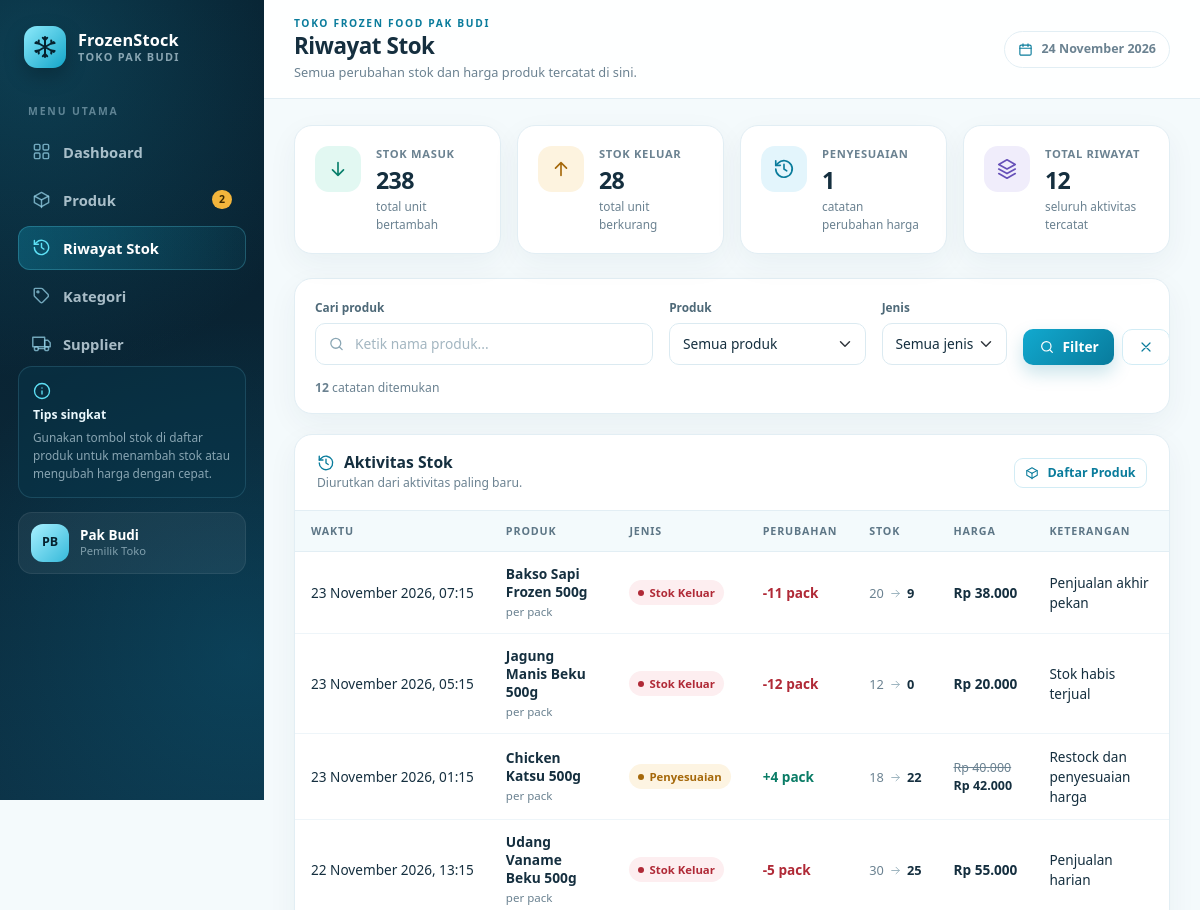
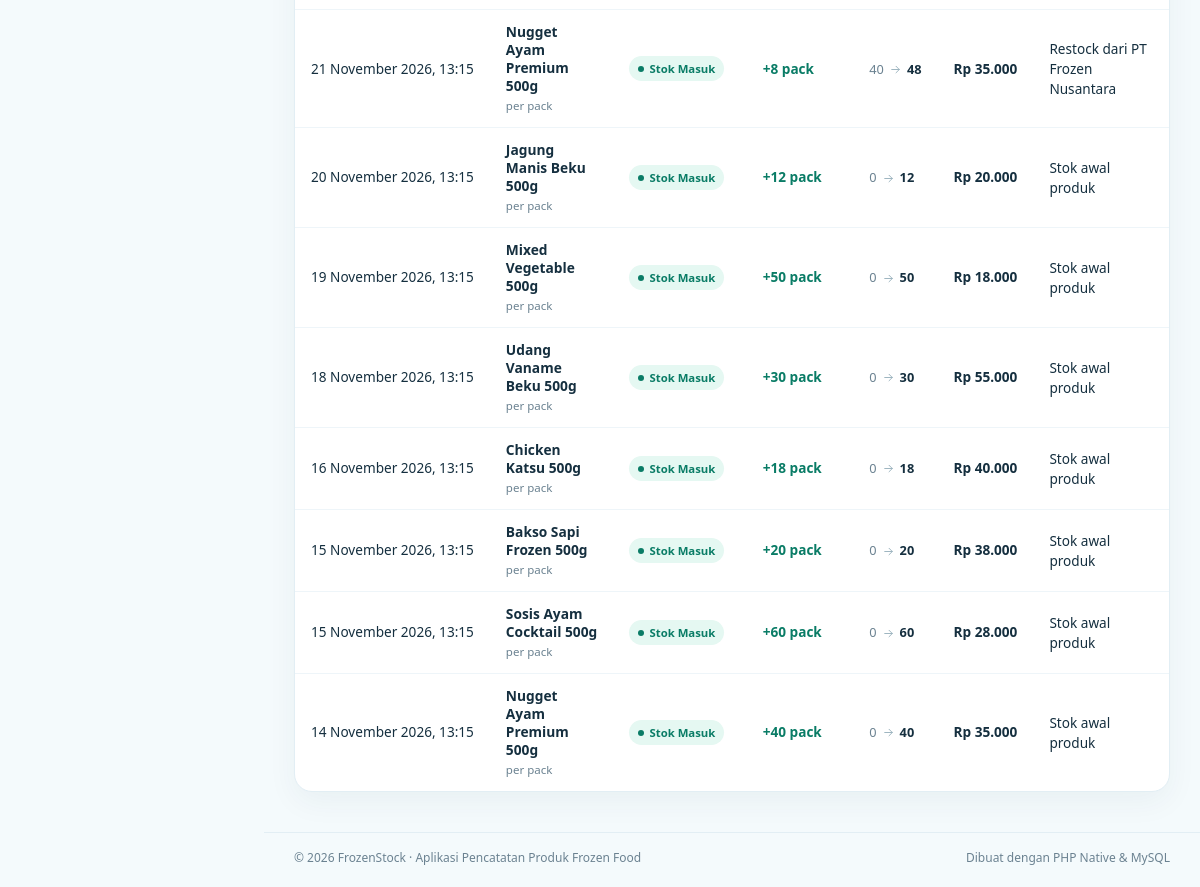
/riwayat.php, run on the app's committed database (2 pictures, top to bottom).
### tables this page shows
CREATE TABLE `riwayat_stok` (
  `id`           INT UNSIGNED NOT NULL AUTO_INCREMENT,
  `produk_id`    INT UNSIGNED NOT NULL,
  `tipe`         ENUM('masuk', 'keluar', 'penyesuaian') NOT NULL DEFAULT 'masuk',
  `jumlah`       INT UNSIGNED NOT NULL DEFAULT 0,
  `stok_sebelum` INT UNSIGNED NOT NULL DEFAULT 0,
  `stok_sesudah` INT UNSIGNED NOT NULL DEFAULT 0,
  `harga_lama`   DECIMAL(12, 2) NULL,
  `harga_baru`   DECIMAL(12, 2) NULL,
  `keterangan`   VARCHAR(150) NULL,
  `created_at`   TIMESTAMP NOT NULL DEFAULT CURRENT_TIMESTAMP,
  PRIMARY KEY (`id`),
  KEY `idx_riwayat_produk` (`produk_id`),
  KEY `idx_riwayat_tanggal` (`created_at`),
  CONSTRAINT `fk_riwayat_produk`
    FOREIGN KEY (`produk_id`) REFERENCES `produk` (`id`)
    ON UPDATE CASCADE
    ON DELETE CASCADE
);

CREATE TABLE `produk` (
  `id`           INT UNSIGNED NOT NULL AUTO_INCREMENT,
  `nama_produk`  VARCHAR(120) NOT NULL,
  `kategori_id`  INT UNSIGNED NOT NULL,
  `supplier_id`  INT UNSIGNED NOT NULL,
  `harga`        DECIMAL(12, 2) NOT NULL,
  `stok`         INT UNSIGNED NOT NULL DEFAULT 0,
  `satuan`       VARCHAR(20) NOT NULL DEFAULT 'pack',
  `created_at`   TIMESTAMP NOT NULL DEFAULT CURRENT_TIMESTAMP,
  `updated_at`   TIMESTAMP NOT NULL DEFAULT CURRENT_TIMESTAMP
                 ON UPDATE CURRENT_TIMESTAMP,
  PRIMARY KEY (`id`),
  UNIQUE KEY `uq_produk_nama` (`nama_produk`),
  KEY `idx_produk_kategori` (`kategori_id`),
  KEY `idx_produk_supplier` (`supplier_id`),
  CONSTRAINT `fk_produk_kategori`
    FOREIGN KEY (`kategori_id`) REFERENCES `kategori` (`id`)
    ON UPDATE CASCADE
    ON DELETE RESTRICT,
  CONSTRAINT `fk_produk_supplier`
    FOREIGN KEY (`supplier_id`) REFERENCES `supplier` (`id`)
    ON UPDATE CASCADE
    ON DELETE RESTRICT
);

### includes/functions.php (called while the page is built, shortened)
<?php
function e(mixed $nilai): string
{
    return htmlspecialchars((string) ($nilai ?? ''), ENT_QUOTES, 'UTF-8');
}
function rupiah(mixed $angka): string
{
    return 'Rp ' . number_format((float) $angka, 0, ',', '.');
}
function nama_bulan(int $bulan): string
{
    $daftar = [
        1 => 'Januari', 2 => 'Februari', 3 => 'Maret', 4 => 'April',
        5 => 'Mei', 6 => 'Juni', 7 => 'Juli', 8 => 'Agustus',
        9 => 'September', 10 => 'Oktober', 11 => 'November', 12 => 'Desember',
    ];
    return $daftar[$bulan] ?? '';
}
function tanggal_waktu_indonesia(?string $waktu): string
{
    $timestamp = strtotime($waktu);
    return date('j', $timestamp) . ' ' . nama_bulan((int) date('n', $timestamp))
        . ' ' . date('Y', $timestamp) . ', ' . date('H:i', $timestamp);
}
function format_selisih_stok(int $stokSebelum, int $stokSesudah): string
{
    $selisih = $stokSesudah - $stokSebelum;
    return $selisih > 0 ? '+' . $selisih : (string) $selisih;
}
function label_tipe_stok(string $tipe): string
{
    $label = [
        'masuk'       => 'Stok Masuk',
        'keluar'      => 'Stok Keluar',
        'penyesuaian' => 'Penyesuaian',
    ];
    return $label[$tipe] ?? 'Perubahan';
}

### riwayat.php (the view, shortened to what this page needs)
<?php
require_once __DIR__ . '/includes/functions.php';
require_once __DIR__ . '/config/koneksi.php';
$cari = isset($_GET['cari']) && is_string($_GET['cari']) ? trim($_GET['cari']) : '';
$produkId = filter_input(INPUT_GET, 'produk_id', FILTER_VALIDATE_INT);
$produkId = $produkId !== false && $produkId !== null ? (int) $produkId : 0;
$tipe = isset($_GET['tipe']) && is_string($_GET['tipe']) ? $_GET['tipe'] : '';
if (!in_array($tipe, ['masuk', 'keluar', 'penyesuaian'], true)) {
    $tipe = '';
}
$halaman = filter_input(INPUT_GET, 'halaman', FILTER_VALIDATE_INT);
$halaman = $halaman !== false && $halaman !== null ? max(1, (int) $halaman) : 1;
$perHalaman = 15;
$kondisi = [];
$parameter = [];
$where = $kondisi === [] ? '' : ' WHERE ' . implode(' AND ', $kondisi);
$stmtJumlah = $pdo->prepare(
    'SELECT COUNT(*)
       FROM riwayat_stok r
       JOIN produk p ON p.id = r.produk_id'
    . $where
);
$stmtJumlah->execute($parameter);
$totalData = (int) $stmtJumlah->fetchColumn();
$offset = ($halaman - 1) * $perHalaman;
$sqlData = 'SELECT r.id, r.produk_id, r.tipe, r.jumlah, r.stok_sebelum, r.stok_sesudah,
                   r.harga_lama, r.harga_baru, r.keterangan, r.created_at,
                   p.nama_produk, p.satuan
              FROM riwayat_stok r
              JOIN produk p ON p.id = r.produk_id'
    . $where
    . ' ORDER BY r.created_at DESC, r.id DESC'
    . ' LIMIT ' . $perHalaman . ' OFFSET ' . $offset;
$stmtData = $pdo->prepare($sqlData);
$stmtData->execute($parameter);
$daftarRiwayat = $stmtData->fetchAll();
$ringkasan = $pdo->query(
    "SELECT
        COALESCE(SUM(CASE WHEN tipe = 'masuk' THEN jumlah ELSE 0 END), 0) AS total_masuk,
        COALESCE(SUM(CASE WHEN tipe = 'keluar' THEN jumlah ELSE 0 END), 0) AS total_keluar,
        COALESCE(SUM(CASE WHEN tipe = 'penyesuaian' THEN 1 ELSE 0 END), 0) AS total_penyesuaian,
        COUNT(*) AS total_riwayat
       FROM riwayat_stok"
)->fetch();
$adaFilter = $cari !== '' || $produkId > 0 || $tipe !== '';
$statistik = [
    [
        'label' => 'Stok Masuk',
        'nilai' => number_format((int) ($ringkasan['total_masuk'] ?? 0), 0, ',', '.'),
        'sub'   => 'total unit bertambah',
        'icon'  => 'i-arrow-down',
        'warna' => 'teal',
    ],
    [
        'label' => 'Stok Keluar',
        'nilai' => number_format((int) ($ringkasan['total_keluar'] ?? 0), 0, ',', '.'),
        'sub'   => 'total unit berkurang',
        'icon'  => 'i-arrow-up',
        'warna' => 'amber',
    ],
    [
        'label' => 'Penyesuaian',
        'nilai' => number_format((int) ($ringkasan['total_penyesuaian'] ?? 0), 0, ',', '.'),
        'sub'   => 'catatan perubahan harga',
        'icon'  => 'i-history',
        'warna' => 'blue',
    ],
    [
        'label' => 'Total Riwayat',
        'nilai' => number_format((int) ($ringkasan['total_riwayat'] ?? 0), 0, ',', '.'),
        'sub'   => 'seluruh aktivitas tercatat',
        'icon'  => 'i-layers',
        'warna' => 'violet',
    ],
];
require __DIR__ . '/includes/header.php';
?>
<div class="row g-3 mb-4">
    <?php foreach ($statistik as $item): ?>
        <div class="col-12 col-sm-6 col-xl-3">
            <div class="stat-card">
                <span class="stat-icon <?= e($item['warna']) ?>">
                    <svg class="icon" aria-hidden="true"><use href="#<?= e($item['icon']) ?>"></use></svg>
                </span>
                <div>
                    <p class="stat-label"><?= e($item['label']) ?></p>
                    <p class="stat-value"><?= e($item['nilai']) ?></p>
                    <p class="stat-sub"><?= e($item['sub']) ?></p>
                </div>
            </div>
        </div>
    <?php endforeach; ?>
</div>
<section class="panel filter-panel">
    <div class="panel-body">
        <form method="get" action="riwayat.php">
            <div class="row g-3 align-items-end">
                <div class="col-12 col-lg-5">
                    <label for="cari" class="form-label">Cari produk</label>
                    <div class="search-field">
                        <input type="text" class="form-control" id="cari" name="cari"
                               value="<?= e($cari) ?>" placeholder="Ketik nama produk...">
                    </div>
                </div>
                <div class="col-12 col-md-5 col-lg-3">
                    <label for="produk_id" class="form-label">Produk</label>
                    <select class="form-select" id="produk_id" name="produk_id">
                        <option value="">Semua produk</option>
                    </select>
                </div>
                <div class="col-6 col-md-3 col-lg-2">
                    <label for="tipe" class="form-label">Jenis</label>
                    <select class="form-select" id="tipe" name="tipe">
                        <option value="">Semua jenis</option>
                    </select>
                </div>
                <div class="col-6 col-md-4 col-lg-2">
                    <div class="d-flex gap-2">
                        <button type="submit" class="btn btn-brand flex-grow-1">
                            <svg class="icon" aria-hidden="true"><use href="#i-search"></use></svg>
                            Filter
                        </button>
                        <a href="riwayat.php" class="btn btn-soft" title="Reset filter" aria-label="Reset filter">
                            <svg class="icon" aria-hidden="true"><use href="#i-x"></use></svg>
                        </a>
                    </div>
                </div>
            </div>
            <div class="filter-result">
                <span><strong><?= $totalData ?></strong> catatan ditemukan</span>
            </div>
        </form>
    </div>
</section>
<section class="panel">
    <div class="panel-header">
        <div>
            <h2 class="panel-title">
                <svg class="icon" aria-hidden="true"><use href="#i-history"></use></svg>
                Aktivitas Stok
            </h2>
            <p class="panel-subtitle">Diurutkan dari aktivitas paling baru.</p>
        </div>
        <a href="produk.php" class="btn btn-soft btn-sm ms-auto">
            <svg class="icon" aria-hidden="true"><use href="#i-package"></use></svg>
            Daftar Produk
        </a>
    </div>
    <?php if ($daftarRiwayat === []): ?>
        <div class="empty-state">
            <span class="empty-icon">
                <svg class="icon" aria-hidden="true"><use href="#i-history"></use></svg>
            </span>
            <h3><?= $adaFilter ? 'Riwayat tidak ditemukan' : 'Belum ada riwayat' ?></h3>
            <p>
                <?= $adaFilter
                    ? 'Coba ubah kata kunci, produk, atau jenis aktivitas yang dipilih.'
                    : 'Riwayat akan muncul otomatis saat stok ditambah, dikurangi, atau harga diubah.' ?>
            </p>
            <?php if ($adaFilter): ?>
                <a href="riwayat.php" class="btn btn-soft btn-sm">
                    <svg class="icon" aria-hidden="true"><use href="#i-x"></use></svg>
                    Reset Filter
                </a>
            <?php else: ?>
                <a href="produk.php" class="btn btn-brand btn-sm">
                    <svg class="icon" aria-hidden="true"><use href="#i-box-plus"></use></svg>
                    Kelola Stok Produk
                </a>
            <?php endif; ?>
        </div>
    <?php else: ?>
        <div class="table-responsive">
            <table class="table table-app align-middle">
                <thead>
                    <tr>
                        <th>Waktu</th>
                        <th>Produk</th>
                        <th>Jenis</th>
                        <th>Perubahan</th>
                        <th>Stok</th>
                        <th>Harga</th>
                        <th>Keterangan</th>
                    </tr>
                </thead>
                <tbody>
                    <?php foreach ($daftarRiwayat as $riwayat): ?>
                        <?php
                        $selisih = (int) $riwayat['stok_sesudah'] - (int) $riwayat['stok_sebelum'];
                        $kelasSelisih = $selisih > 0 ? 'plus' : ($selisih < 0 ? 'minus' : 'netral');
                        $hargaLama = $riwayat['harga_lama'] !== null ? (float) $riwayat['harga_lama'] : null;
                        $hargaBaru = $riwayat['harga_baru'] !== null ? (float) $riwayat['harga_baru'] : null;
                        $hargaBerubah = $hargaLama !== null && $hargaBaru !== null
                            && abs($hargaLama - $hargaBaru) > 0.001;
                        ?>
                        <tr>
                            <td class="riwayat-waktu">
                                <?= e(tanggal_waktu_indonesia($riwayat['created_at'])) ?>
                            </td>
                            <td>
                                <p class="produk-nama"><?= e($riwayat['nama_produk']) ?></p>
                                <p class="produk-satuan">per <?= e($riwayat['satuan']) ?></p>
                            </td>
                            <td>
                                <span class="riwayat-tipe <?= e($riwayat['tipe']) ?>">
                                    <?= e(label_tipe_stok($riwayat['tipe'])) ?>
                                </span>
                            </td>
                            <td>
                                <span class="selisih <?= e($kelasSelisih) ?>">
                                    <?= e(format_selisih_stok((int) $riwayat['stok_sebelum'], (int) $riwayat['stok_sesudah'])) ?>
                                    <?= e($riwayat['satuan']) ?>
                                </span>
                            </td>
                            <td>
                                <span class="stok-arrow">
                                    <?= (int) $riwayat['stok_sebelum'] ?>
                                    <svg class="icon icon-mini" aria-hidden="true"><use href="#i-arrow-right"></use></svg>
                                    <b><?= (int) $riwayat['stok_sesudah'] ?></b>
                                </span>
                            </td>
                            <td>
                                <?php if ($hargaBerubah): ?>
                                    <span class="harga-change">
                                        <s><?= e(rupiah($hargaLama)) ?></s>
                                        <b><?= e(rupiah($hargaBaru)) ?></b>
                                    </span>
                                <?php elseif ($hargaBaru !== null): ?>
                                    <span class="harga-text"><?= e(rupiah($hargaBaru)) ?></span>
                                <?php else: ?>
                                    <span class="text-muted">-</span>
                                <?php endif; ?>
                            </td>
                            <td class="riwayat-keterangan">
                                <?= $riwayat['keterangan'] !== null && $riwayat['keterangan'] !== ''
                                    ? e($riwayat['keterangan'])
                                    : '-' ?>
                            </td>
                        </tr>
                    <?php endforeach; ?>
                </tbody>
            </table>
        </div>
    <?php endif; ?>
</section>
<?php require __DIR__ . '/includes/footer.php'; ?>

### data on the page
riwayat_stok: created_at "23 November 2026, 07:15", produk.nama_produk "Bakso Sapi Frozen 500g", produk.satuan "pack", tipe "Stok Keluar", stok_sebelum+stok_sesudah "-11", stok_sebelum "20", stok_sesudah "9", harga_baru "Rp 38.000", keterangan "Penjualan akhir pekan"
riwayat_stok: created_at "23 November 2026, 05:15", produk.nama_produk "Jagung Manis Beku 500g", produk.satuan "pack", tipe "Stok Keluar", stok_sebelum+stok_sesudah "-12", stok_sebelum "12", stok_sesudah "0", harga_baru "Rp 20.000", keterangan "Stok habis terjual"
riwayat_stok: created_at "23 November 2026, 01:15", produk.nama_produk "Chicken Katsu 500g", produk.satuan "pack", tipe "Penyesuaian", stok_sebelum+stok_sesudah "+4", stok_sebelum "18", stok_sesudah "22", harga_lama "Rp 40.000", harga_baru "Rp 42.000", keterangan "Restock dan penyesuaian harga"
riwayat_stok: created_at "22 November 2026, 13:15", produk.nama_produk "Udang Vaname Beku 500g", produk.satuan "pack", tipe "Stok Keluar", stok_sebelum+stok_sesudah "-5", stok_sebelum "30", stok_sesudah "25", harga_baru "Rp 55.000", keterangan "Penjualan harian"
riwayat_stok: created_at "21 November 2026, 13:15", produk.nama_produk "Nugget Ayam Premium 500g", produk.satuan "pack", tipe "Stok Masuk", stok_sebelum+stok_sesudah "+8", stok_sebelum "40", stok_sesudah "48", harga_baru "Rp 35.000", keterangan "Restock dari PT Frozen Nusantara"
riwayat_stok: created_at "20 November 2026, 13:15", produk.nama_produk "Jagung Manis Beku 500g", produk.satuan "pack", tipe "Stok Masuk", stok_sebelum+stok_sesudah "+12", stok_sebelum "0", stok_sesudah "12", harga_baru "Rp 20.000", keterangan "Stok awal produk"
riwayat_stok: created_at "19 November 2026, 13:15", produk.nama_produk "Mixed Vegetable 500g", produk.satuan "pack", tipe "Stok Masuk", stok_sebelum+stok_sesudah "+50", stok_sebelum "0", stok_sesudah "50", harga_baru "Rp 18.000", keterangan "Stok awal produk"
riwayat_stok: created_at "18 November 2026, 13:15", produk.nama_produk "Udang Vaname Beku 500g", produk.satuan "pack", tipe "Stok Masuk", stok_sebelum+stok_sesudah "+30", stok_sebelum "0", stok_sesudah "30", harga_baru "Rp 55.000", keterangan "Stok awal produk"
riwayat_stok: created_at "16 November 2026, 13:15", produk.nama_produk "Chicken Katsu 500g", produk.satuan "pack", tipe "Stok Masuk", stok_sebelum+stok_sesudah "+18", stok_sebelum "0", stok_sesudah "18", harga_baru "Rp 40.000", keterangan "Stok awal produk"
riwayat_stok: created_at "15 November 2026, 13:15", produk.nama_produk "Bakso Sapi Frozen 500g", produk.satuan "pack", tipe "Stok Masuk", stok_sebelum+stok_sesudah "+20", stok_sebelum "0", stok_sesudah "20", harga_baru "Rp 38.000", keterangan "Stok awal produk"
riwayat_stok: created_at "15 November 2026, 13:15", produk.nama_produk "Sosis Ayam Cocktail 500g", produk.satuan "pack", tipe "Stok Masuk", stok_sebelum+stok_sesudah "+60", stok_sebelum "0", stok_sesudah "60", harga_baru "Rp 28.000", keterangan "Stok awal produk"
riwayat_stok: created_at "14 November 2026, 13:15", produk.nama_produk "Nugget Ayam Premium 500g", produk.satuan "pack", tipe "Stok Masuk", stok_sebelum+stok_sesudah "+40", stok_sebelum "0", stok_sesudah "40", harga_baru "Rp 35.000", keterangan "Stok awal produk"

### other printed values
$menu['label'] "Dashboard"
$menu['label'] "Produk"
$jumlahStokMenipis "2"
$menu['label'] "Riwayat Stok"
$menu['label'] "Kategori"
$menu['label'] "Supplier"
$pageTitle "Riwayat Stok"
$pageSubtitle "Semua perubahan stok dan harga produk tercatat di sini."
tanggal_hari_ini() "24 November 2026"
$item['label'] "STOK MASUK"
$item['nilai'] "238"
$item['sub'] "total unit bertambah"
$item['label'] "STOK KELUAR"
$item['nilai'] "28"
$item['sub'] "total unit berkurang"
